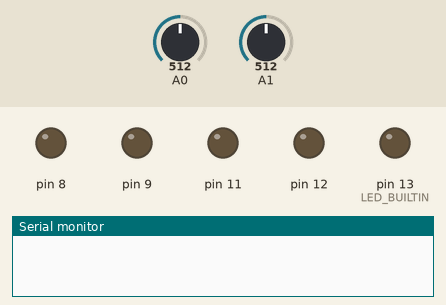
Simulated run of this sketch. Board: Arduino Uno, built with avr-gcc and run on an emulated ATmega328P. Parts: output pins drawn as LEDs (lit = HIGH), the last lines printed to the serial monitor. The inputs (shaded band) are chosen by the test bench; at power-on: A0 = 512, A1 = 512.

Above: at 0.85 s.
At 2.05 s:
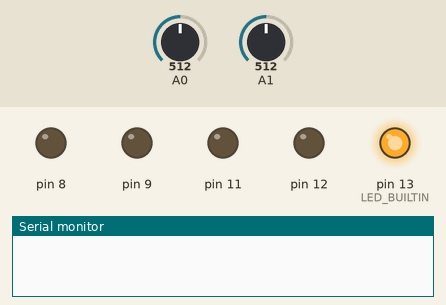
At 3.25 s:
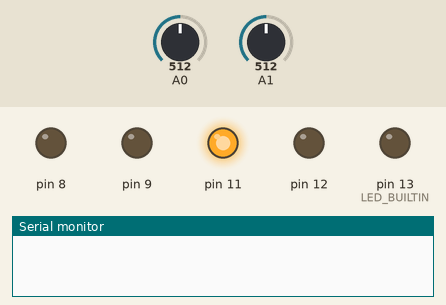
At 6.45 s:
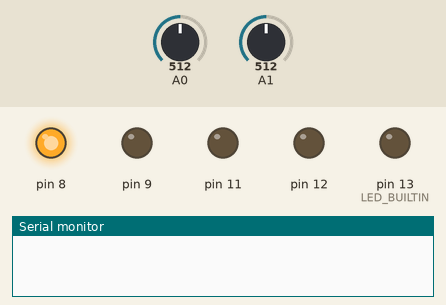
At 12.15 s:
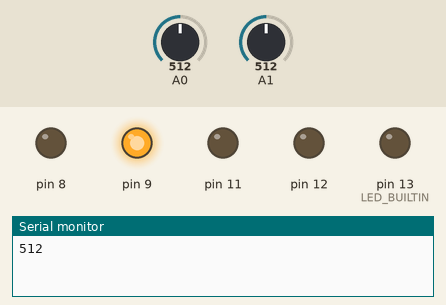
Timing chart, 0 to 12.4 s (numbered marks = the images above):
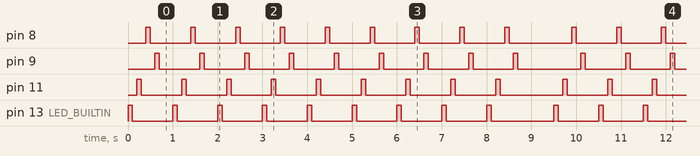

Measured:
- by itself, pin 8, pin 9, pin 11, pin 13 (LED_BUILTIN): repeats every 9.5 s: 8 × (LOW 0.90 s, HIGH 0.10 s), LOW 1.4 s, HIGH 0.10 s

The sketch:

_______.ino
```cpp
void setup() {
  // initialize serial communication at 9600 bits per second:
  pinMode(LED_BUILTIN, OUTPUT);
  pinMode(9, OUTPUT);
  pinMode(8, OUTPUT);
  pinMode(11, OUTPUT);
  pinMode(11, OUTPUT);
  pinMode(12, OUTPUT);
  Serial.begin(9600);
}

// the loop routine runs over and over again forever:
void loop() {
  int j = 1000;
  for ( int f=0; f < 9; f++) {
    digitalWrite(13, HIGH);   // turn the LED on (HIGH is the voltage level)
    delay(100);                       // wait for a second
    digitalWrite(13, LOW);    // turn the LED off by making the voltage LOW
    delay(100);                       // wait for a second

    digitalWrite(11, HIGH);   // turn the LED on (HIGH is the voltage level)
    delay(100);                       // wait for a second
    digitalWrite(11, LOW);    // turn the LED off by making the voltage LOW
    delay(100);                       // wait for a second

    digitalWrite(8, HIGH);   // turn the LED on (HIGH is the voltage level)
    delay(100);                       // wait for a second
    digitalWrite(8, LOW);    // turn the LED off by making the voltage LOW
    delay(100);                       // wait for a second

    digitalWrite(9, HIGH);   // turn the LED on (HIGH is the voltage level)
    delay(100);                       // wait for a second
    digitalWrite(9, LOW);    // turn the LED off by making the voltage LOW
    delay(100);                       // wait for a second

    digitalWrite(10, HIGH);   // turn the LED on (HIGH is the voltage level)
    delay(100);                       // wait for a second
    digitalWrite(10, LOW);    // turn the LED off by making the voltage LOW
    delay(100);                       // wait for a second
}

  int sensorValue = analogRead(A0);  //조도센서
  int sensorValue2 = analogRead(A1);  // 불꽃센서

    if ( (sensorValue2 < 200) && (sensorValue > 300)) {
          digitalWrite(11, HIGH);   // turn the LED on (HIGH is the voltage level)
          delay(100);                       // wait for a second
          digitalWrite(11, LOW);    // turn the LED off by making the voltage LOW
          delay(100);                       // wait for a second
    }

  Serial.println(sensorValue);
  delay(500);        // delay in between reads for stability
//  Serial.println(sensorValue2);
//  delay(500);        // delay in between reads for stability

}
```
